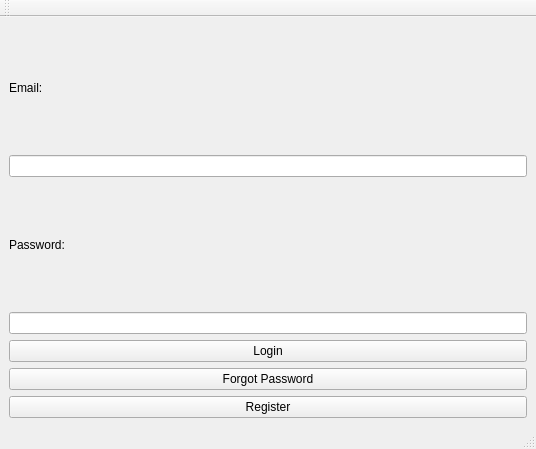
<?xml version="1.0" encoding="UTF-8"?>
<ui version="4.0">
 <class>MainWindow</class>
 <widget class="QMainWindow" name="MainWindow">
  <property name="geometry">
   <rect>
    <x>0</x>
    <y>0</y>
    <width>536</width>
    <height>449</height>
   </rect>
  </property>
  <property name="windowTitle">
   <string>MainWindow</string>
  </property>
  <widget class="QWidget" name="centralwidget">
   <layout class="QVBoxLayout" name="verticalLayout_main">
    <item>
     <widget class="QLabel" name="emailLabel">
      <property name="text">
       <string>Email:</string>
      </property>
     </widget>
    </item>
    <item>
     <widget class="QLineEdit" name="emailLineEdit"/>
    </item>
    <item>
     <widget class="QLabel" name="passwordLabel">
      <property name="text">
       <string>Password:</string>
      </property>
     </widget>
    </item>
    <item>
     <widget class="QLineEdit" name="passwordLineEdit">
      <property name="echoMode">
       <enum>QLineEdit::EchoMode::Password</enum>
      </property>
     </widget>
    </item>
    <item>
     <widget class="QPushButton" name="loginButton">
      <property name="text">
       <string>Login</string>
      </property>
     </widget>
    </item>
    <item>
     <widget class="QPushButton" name="forgotPasswordButton">
      <property name="text">
       <string>Forgot Password</string>
      </property>
     </widget>
    </item>
    <item>
     <widget class="QPushButton" name="registerButton">
      <property name="text">
       <string>Register</string>
      </property>
     </widget>
    </item>
   </layout>
  </widget>
  <widget class="QMenuBar" name="menuBar">
   <property name="geometry">
    <rect>
     <x>0</x>
     <y>0</y>
     <width>536</width>
     <height>22</height>
    </rect>
   </property>
  </widget>
  <widget class="QToolBar" name="mainToolBar">
   <attribute name="toolBarArea">
    <enum>TopToolBarArea</enum>
   </attribute>
   <attribute name="toolBarBreak">
    <bool>false</bool>
   </attribute>
  </widget>
  <widget class="QStatusBar" name="statusBar"/>
 </widget>
 <resources/>
 <connections/>
</ui>
